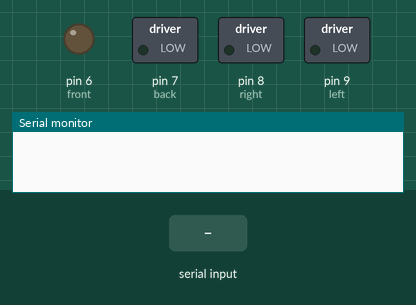
A sketch run on a simulated Arduino Uno, built with avr-gcc and run on an emulated ATmega328P. Shown: switched loads named in the sketch (green lamp = pin HIGH), output pins drawn as LEDs (lit = HIGH), the last lines printed to the serial monitor. The inputs (shaded band) are chosen by the test bench.

Above: at 1.2 s.
1.3 s: "turn right" received over Serial
At 1.9 s:
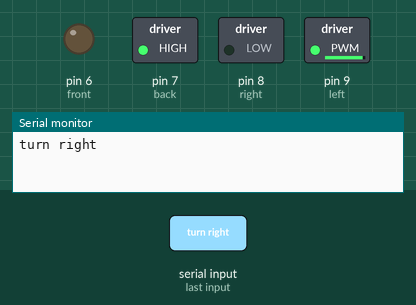
2.8 s: "stop" received over Serial
At 3.5 s:
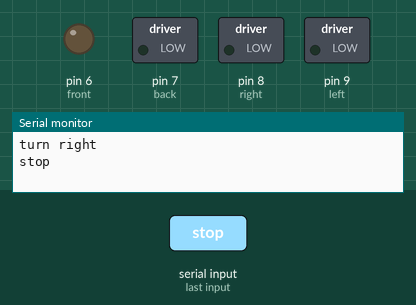
4.3 s: "backward" received over Serial
At 4.9 s:
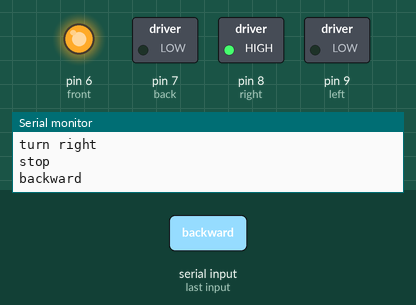
5.8 s: "straight" received over Serial
At 7.2 s:
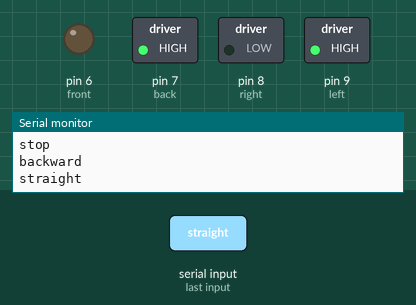
Timing chart, 0 to 8.3 s (numbered marks = the images above; inputs shaded):
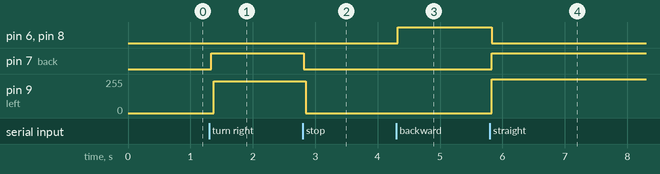

Measured:
- after the input at 1.3 s, pin 7 (back): LOW → HIGH at once; pin 9 (left): 0/255 → 240/255 after 0.07 s
- after the input at 2.8 s, pin 7 (back): HIGH → LOW at once; pin 9 (left): 240/255 → 0/255 after 0.05 s
- after the input at 4.3 s, pin 6 (front), pin 8 (right): LOW → HIGH at once
- after the input at 5.8 s, pin 6 (front), pin 8 (right): HIGH → LOW at once; pin 7 (back): LOW → HIGH at once; pin 9 (left): 0/255 → 255/255 at once

The sketch:

VCR_without_ultrasonic.ino
```cpp
// Define pins for motor driver control

int front=6;
int back=7;
int right=8;
int left=9;

int i;

// Define a string to hold the incomming text message

String readString;
String voice;


//************************************************************************************************************************************************************
//Initial Setup

void setup()
{
  pinMode(6, OUTPUT);
  pinMode(7, OUTPUT);
  pinMode(8, OUTPUT);
  pinMode(9, OUTPUT);
  Serial.begin(9600);    //Buad rate is set to 9600
}

//*************************************************************************************************************************************************************
// Runs forever

void loop()
{
  while ( Serial.available() ) //Check if there's any incomming text available
  {
     delay( 3 );
     char c = Serial.read();    //the incomming characters is stored in c
     readString += c;           //Staore the incomming message in readstring
  }

  if ( readString.length() >0 ) //Check the length to see if you have reveived any message
  {
    Serial.println( readString );
    voice= readString;           //If any message is received then copy the message to voice and empty the string
    readString="";               //This is to ensure that the next incomming message is not concatinated with the existing one
  }

//*************************************************************************************************************************************************************
//Compare the received message with predefined commands

  if(voice=="straight"||voice=="front"||voice=="forward") // you can compare with your own strings here
  {
    frontm();                                             //Call the respective functions
  }
  else if(voice=="stop")
  {
    stp();
  }
  else if(voice=="backward"||voice=="back"||voice=="reverse")
  {
    backm();
  }
  else if(voice=="turn right"||voice=="turn write"||voice=="write"||voice=="right")
  {
    rightm();
  }
  else if(voice=="turn left"||voice=="left")
  {
    leftm();
  }
  else if(voice=="rotate left")
  {
    leftmr();
  }
    else if(voice=="rotate right"||voice=="rotate write")
  {
    rightmr();
  }
     else
  {
    stp();
  }
}

//*************************************************************************************************************************************************************
//function definition

void rightm()
{
    digitalWrite(back,HIGH);
    digitalWrite(right,LOW);
    digitalWrite(front,LOW);
    digitalWrite(left,LOW);
    for(i=0;i<200;i++);        //This is to ensure that the robot turns right and starts moving forward
    digitalWrite(left,HIGH);
    digitalWrite(back,HIGH);
    digitalWrite(front,LOW);
    digitalWrite(right,LOW);
}

void leftm()
{
    digitalWrite(left,HIGH);
    digitalWrite(back,LOW);
    digitalWrite(front,LOW);
    digitalWrite(right,LOW);
    for(i=0;i<200;i++);
    digitalWrite(left,HIGH);
    digitalWrite(back,HIGH);
    digitalWrite(front,LOW);
    digitalWrite(right,LOW);
}

void frontm()
{
    digitalWrite(left,HIGH);
    digitalWrite(back,HIGH);
    digitalWrite(front,LOW);
    digitalWrite(right,LOW);
}

void backm()
{
    digitalWrite(right,HIGH);
    digitalWrite(front,HIGH);
    digitalWrite(back,LOW);
    digitalWrite(left,LOW);
}

void rightmr()
{
    digitalWrite(back,HIGH);
    digitalWrite(right,LOW);
    digitalWrite(front,LOW);
    digitalWrite(left,LOW);
}

void leftmr()
{
    digitalWrite(left,HIGH);
    digitalWrite(back,LOW);
    digitalWrite(front,LOW);
    digitalWrite(right,LOW);
}

void stp()
{
    digitalWrite(right,LOW);
    digitalWrite(front,LOW);
    digitalWrite(back,LOW);
    digitalWrite(left,LOW);
}
```
